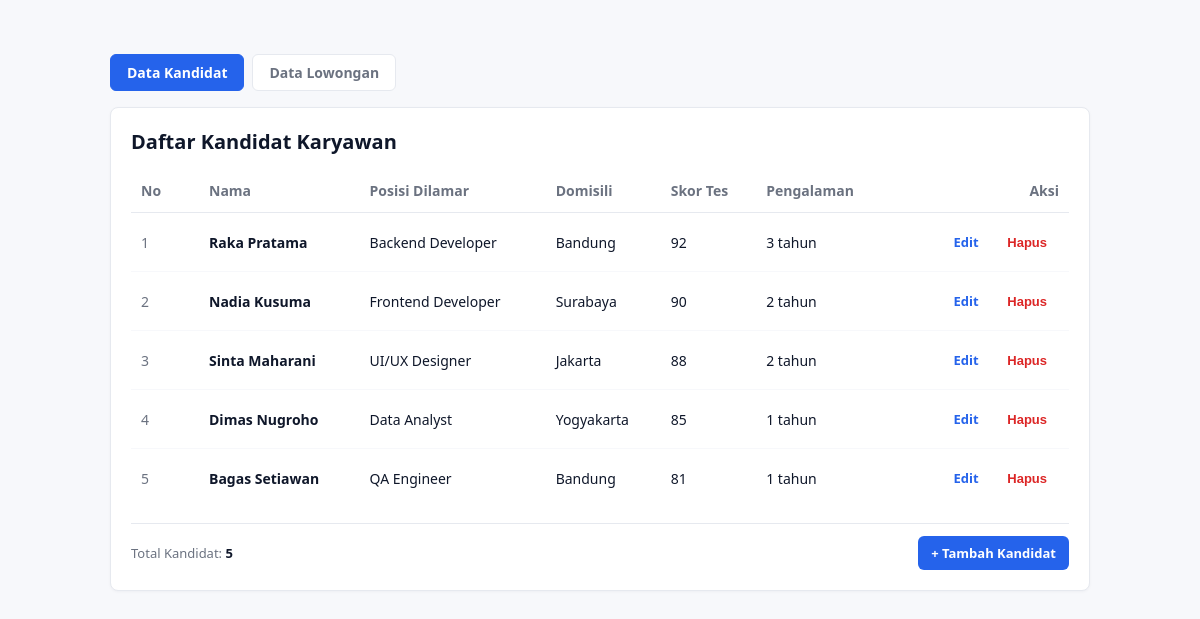
Page /project/index.php on the committed database.
### tables this page shows
CREATE TABLE IF NOT EXISTS `kandidat` (
  `id` int(11) NOT NULL AUTO_INCREMENT,
  `nama` varchar(100) NOT NULL,
  `posisi` varchar(100) NOT NULL,
  `domisili` varchar(100) NOT NULL,
  `skorTes` int(11) NOT NULL DEFAULT 0,
  `pengalamanTahun` int(11) NOT NULL DEFAULT 0,
  PRIMARY KEY (`id`)
);

### project/models/DB.php (called while the page is built, shortened)
<?php
class DB
{
    private string $host = 'localhost';
    private string $dbname = 'mvp_db';
    private string $username = 'root';
    private string $password = '';
    protected ?PDO $conn = null;
    private ?PDOStatement $result = null;
    public function open(): void
    {
        if ($this->conn === null) {
            $dsn = "mysql:host={$this->host};dbname={$this->dbname};charset=utf8mb4";
            $options = [
                PDO::ATTR_ERRMODE            => PDO::ERRMODE_EXCEPTION,
                PDO::ATTR_DEFAULT_FETCH_MODE => PDO::FETCH_ASSOC,
                PDO::ATTR_EMULATE_PREPARES   => false,
            ];
            $this->conn = new PDO($dsn, $this->username, $this->password, $options);
        }
    }
    public function executeQuery(string $query, array $params = []): void
    {
        $stmt = $this->conn->prepare($query);
        $stmt->execute($params);
        $this->result = $stmt;
    }
    public function getAllResult(): array
    {
        return $this->result->fetchAll(PDO::FETCH_ASSOC);
    }
}

### project/models/TabelKandidat.php (called while the page is built, shortened)
<?php
require_once __DIR__ . '/DB.php';
require_once __DIR__ . '/Kandidat.php';
class TabelKandidat extends DB implements KontrakModel
{
    private function mapRowToKandidat(array $row): Kandidat
    {
        return new Kandidat(
            (int) $row['id'],
            (string) $row['nama'],
            (string) $row['posisi'],
            (string) $row['domisili'],
            (int) $row['skorTes'],
            (int) $row['pengalamanTahun']
        );
    }
    public function getAllKandidat(): array
    {
        $query = "SELECT * FROM kandidat ORDER BY skorTes DESC, id ASC";
        $this->executeQuery($query);
        $rows = $this->getAllResult();
        $list = [];
        foreach ($rows as $row) {
            $list[] = $this->mapRowToKandidat($row);
        }
        return $list;
    }
}

### project/models/Kandidat.php (called while the page is built, shortened)
<?php
class Kandidat
{
    private int $id;
    private string $nama;
    private string $posisi;
    private string $domisili;
    private int $skorTes;
    private int $pengalamanTahun;
    public function __construct(
        int $id = 0,
        string $nama = '',
        string $posisi = '',
        string $domisili = '',
        int $skorTes = 0,
        int $pengalamanTahun = 0
    ) {
        $this->id = $id;
        $this->nama = $nama;
        $this->posisi = $posisi;
        $this->domisili = $domisili;
        $this->skorTes = $skorTes;
        $this->pengalamanTahun = $pengalamanTahun;
    }
    public function getId(): int
    {
        return $this->id;
    }
    public function getNama(): string
    {
        return $this->nama;
    }
    public function getPosisi(): string
    {
        return $this->posisi;
    }
    public function getDomisili(): string
    {
        return $this->domisili;
    }
    public function getSkorTes(): int
    {
        return $this->skorTes;
    }
    public function getPengalamanTahun(): int
    {
        return $this->pengalamanTahun;
    }
}

### project/views/ViewKandidat.php (called while the page is built, shortened)
<?php
class ViewKandidat implements KontrakView
{
    public function renderDaftar(string $rowsHtml, int $totalData): string
    {
        $template = file_get_contents(__DIR__ . '/../template/skin.html');
        return strtr($template, [
            '{{TABLE_ROWS}}' => $rowsHtml,
            '{{TOTAL_DATA}}' => (string) $totalData,
        ]);
    }
}

### project/presenters/PresenterKandidat.php (the view, shortened to what this page needs)
<?php
class PresenterKandidat implements KontrakPresenter
{
    private KontrakModel $model;
    private KontrakView $view;
    public function __construct(KontrakModel $model, KontrakView $view)
    {
        $this->model = $model;
        $this->view = $view;
    }
    private function buildRowHtml(int $no, Kandidat $kandidat): string
    {
        $id = $kandidat->getId();
        $nama = htmlspecialchars($kandidat->getNama(), ENT_QUOTES, 'UTF-8');
        $posisi = htmlspecialchars($kandidat->getPosisi(), ENT_QUOTES, 'UTF-8');
        $domisili = htmlspecialchars($kandidat->getDomisili(), ENT_QUOTES, 'UTF-8');
        $skorTes = $kandidat->getSkorTes();
        $pengalaman = $kandidat->getPengalamanTahun();
        return <<<HTML
        <tr>
            <td class="col-id">{$no}</td>
            <td><strong>{$nama}</strong></td>
            <td>{$posisi}</td>
            <td>{$domisili}</td>
            <td>{$skorTes}</td>
            <td>{$pengalaman} tahun</td>
            <td class="col-actions">
                <a href="index.php?screen=edit&id={$id}" class="btn btn-edit">Edit</a>
                <form method="post" action="index.php" style="display:inline;" onsubmit="return confirm('Yakin ingin menghapus kandidat ini?');">
                    <input type="hidden" name="action" value="hapus">
                    <input type="hidden" name="id" value="{$id}">
                    <button type="submit" class="btn btn-delete">Hapus</button>
                </form>
            </td>
        </tr>
        HTML;
    }
    public function tampilkanKandidat(): string
    {
        $listKandidat = $this->model->getAllKandidat();
        $totalKandidat = count($listKandidat);
        $rowsHtml = '';
        if (empty($listKandidat)) {
            $rowsHtml = '<tr><td colspan="7" style="text-align:center;color:#6b7280;padding:24px;">Belum ada data kandidat.</td></tr>';
        } else {
            $no = 1;
            foreach ($listKandidat as $kandidat) {
                $rowsHtml .= $this->buildRowHtml($no, $kandidat);
                $no++;
            }
        }
        return $this->view->renderDaftar($rowsHtml, $totalKandidat);
    }
}

### project/index.php (shortened to what this page needs)
<?php
require_once __DIR__ . '/models/TabelKandidat.php';
require_once __DIR__ . '/views/ViewKandidat.php';
require_once __DIR__ . '/presenters/PresenterKandidat.php';
$modul = $_POST['modul'] ?? $_GET['modul'] ?? 'kandidat';
if ($modul === 'lowongan') {
    $model = new TabelLowongan();
    $view = new ViewLowongan();
    $presenter = new PresenterLowongan($model, $view);
    if ($_SERVER['REQUEST_METHOD'] === 'POST') {
        $action = $_POST['action'] ?? '';
        if ($action === 'tambah') {
            $presenter->tambahLowongan(
                trim($_POST['judulPosisi'] ?? ''),
                trim($_POST['departemen'] ?? ''),
                trim($_POST['lokasi'] ?? ''),
                (int) ($_POST['kuota'] ?? 1),
                trim($_POST['status'] ?? 'Dibuka')
            );
        } elseif ($action === 'ubah') {
            $presenter->ubahLowongan(
                (int) ($_POST['id'] ?? 0),
                trim($_POST['judulPosisi'] ?? ''),
                trim($_POST['departemen'] ?? ''),
                trim($_POST['lokasi'] ?? ''),
                (int) ($_POST['kuota'] ?? 1),
                trim($_POST['status'] ?? 'Dibuka')
            );
        } elseif ($action === 'hapus') {
            $presenter->hapusLowongan((int) ($_POST['id'] ?? 0));
        }
        header('Location: index.php?modul=lowongan');
        exit();
    }
    $screen = $_GET['screen'] ?? 'list';
    if ($screen === 'add') {
        echo $presenter->tampilkanFormLowongan();
    } elseif ($screen === 'edit') {
        $id = (int) ($_GET['id'] ?? 0);
        echo $presenter->tampilkanFormLowongan($id);
    } else {
        echo $presenter->tampilkanLowongan();
    }
} else {
    $model = new TabelKandidat();
    $view = new ViewKandidat();
    $presenter = new PresenterKandidat($model, $view);
    $screen = $_GET['screen'] ?? 'list';
    if ($screen === 'add') {
        echo $presenter->tampilkanFormKandidat();
    } elseif ($screen === 'edit') {
        $id = (int) ($_GET['id'] ?? 0);
        echo $presenter->tampilkanFormKandidat($id);
    } else {
        echo $presenter->tampilkanKandidat();
    }
}

### rows in the picture
kandidat: id "Data Kandidat Data Lowongan Daftar Kandidat Karyawan No Nama Posisi Dilamar Domisili Skor Tes Pengalaman Aksi Total Kandidat: 5 + Tambah Kandidat", nama "Bagas Setiawan", posisi "QA Engineer", domisili "Bandung", skorTes "81", pengalamanTahun "1"
kandidat: nama "Raka Pratama", posisi "Backend Developer", domisili "Bandung", skorTes "92", pengalamanTahun "3"
kandidat: nama "Nadia Kusuma", posisi "Frontend Developer", domisili "Surabaya", skorTes "90", pengalamanTahun "2"
kandidat: nama "Sinta Maharani", posisi "UI/UX Designer", domisili "Jakarta", skorTes "88", pengalamanTahun "2"
kandidat: nama "Dimas Nugroho", posisi "Data Analyst", domisili "Yogyakarta", skorTes "85", pengalamanTahun "1"

### other values in the picture
$no "1 2 3 4 5"
